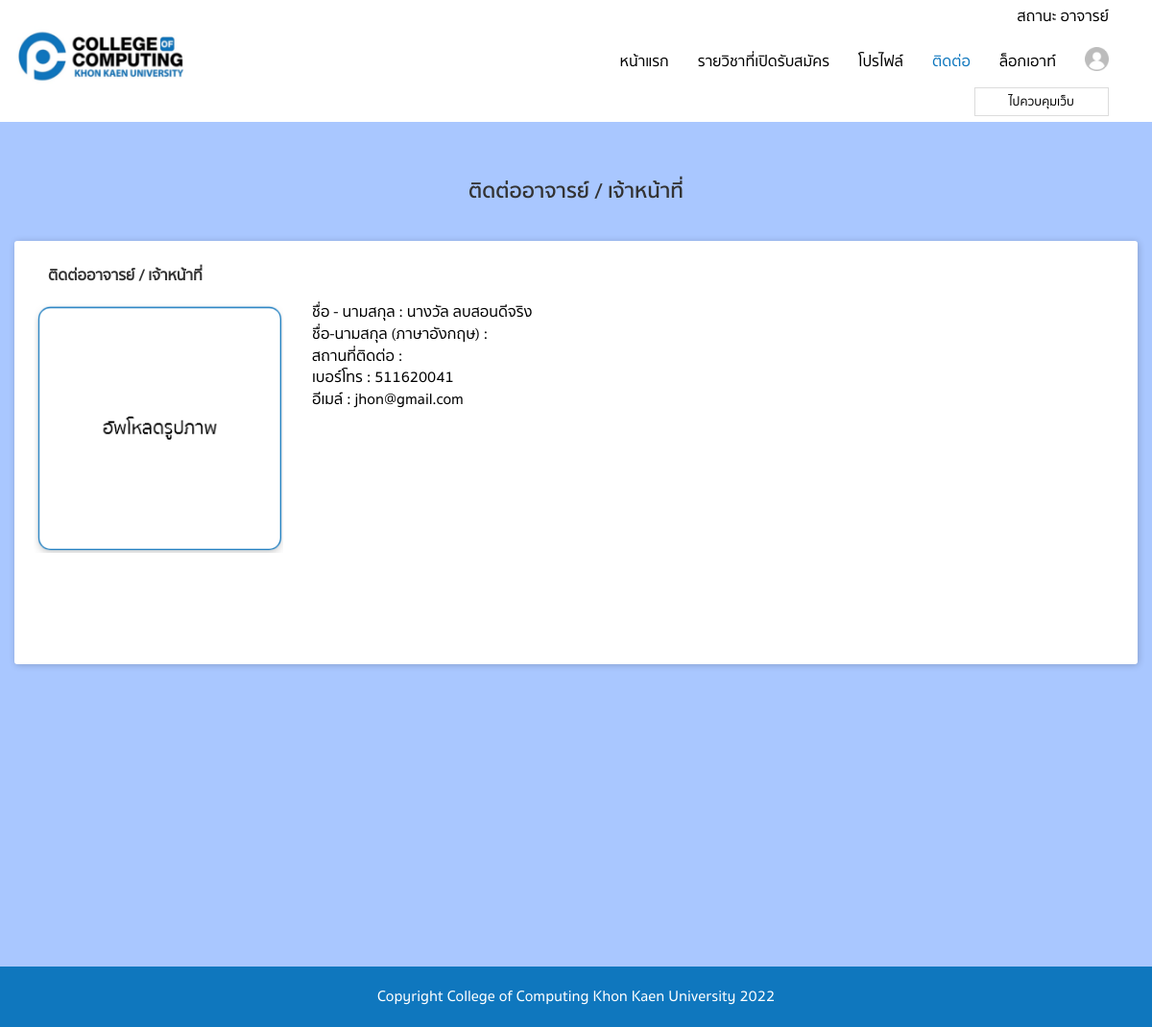
The page /teacher/view_contact.php?CusID=9 (signed in) on the database its author committed.
### tables this page shows
CREATE TABLE `member` (
  `pk` int(11) NOT NULL,
  `name` text NOT NULL,
  `email` text NOT NULL,
  `telphone` text NOT NULL,
  `address` text NOT NULL,
  `username` text NOT NULL,
  `password` text NOT NULL,
  `status` text NOT NULL,
  `img` text NOT NULL,
  `name2` text NOT NULL,
  `codestudent` text NOT NULL,
  `subject` text NOT NULL,
  `major` text NOT NULL,
  `major2` text NOT NULL,
  `major3` text NOT NULL,
  `img2` text NOT NULL,
  `img3` text NOT NULL,
  `img4` text NOT NULL
);

### teacher/view_contact.php (the view, shortened to what this page needs)
<?php
include('header.php');
?>
<div id="wrapper" class="container">
  <h1 id="page-title"> ติดต่ออาจารย์ / เจ้าหน้าที่   </h1>
  <div class="row">
  <div class="row">
    <div class="col-md-12">
      <div class="announce-item">
     	  <div class="row">
     	  <div class="col-lg-12">
     	  	 <div class="col-lg-12" >
             <label for="username"> ติดต่ออาจารย์ / เจ้าหน้าที่  </label>
     	     </div>
     	  	<?php
			$sql = "SELECT * FROM member where pk = '".$_GET["CusID"]."'  order by pk desc ";
			$query = mysqli_query($con,$sql);
			while($objResult = mysqli_fetch_array($query))
			{
			?>
     	   <div class="row">
    		<div class="col-lg-3" style="margin-top: 10px; " >
			<?php
				if(empty($objResult["img"])){
					$show_img2 = "../images/up.png";
				}else{
					$show_img2 = "../img/".$objResult["img"];
				}
			?>
			<img id="blah" src="<?php echo $show_img2 ?>" alt="your image" width="100%"   />
        	</div>
    		<div class="col-lg-9"   style="margin-top: 10px; ">
                <div class="form-group">
                    <font size="3px" color="black">
						ชื่อ - นามสกุล  :
						<?php echo $objResult["name"]; ?> <br>
						ชื่อ-นามสกุล (ภาษาอังกฤษ)  :
						<?php echo $objResult["name2"]; ?> <br>
						สถานที่ติดต่อ  :
						<?php echo $objResult["address"]; ?> <br>
						เบอร์โทร   :
						<?php echo $objResult["telphone"]; ?> <br>
						อีเมล์   :
						<?php echo $objResult["email"]; ?> <br>
					</font>
                </div>
        	</div>
     	    </div>
        	<?php } ?>
     	  </div>
        </div>
		<br><br><bR><br>
	</div>
	</div>
	</div>
  </div>
</div>
<?php
include('footer.php');
?>

### teacher/css/style.css (style rules this page uses)
html, body { font-family: sukhumvit; font-size: 16px; }
* { box-sizing: border-box; }
h1, h2, h3, h4, h5, h6, strong { font-family: sukhumvit-bold; }
img { width: 100%; }
#main-page { background-color: var(--second-color); }
#wrapper { min-height: 100vh; margin-top: 40px; margin-bottom: 40px; }
#page-title { text-align: center; font-size: 22px; font-family: sukhumvit-bold; margin-bottom: 40px; }
.announce-item { background-color: #fff; padding: 25px 20px; border-radius: 3px; box-shadow: 1px 1px 7px rgb(0 0 0 / 20%); margin-bottom: 20px; }
:root { --main-color: rgb(15,119,190); --second-color: rgb(229,245,255); --white-color: rgb(255,255,255); --black-color: rgb(0,0,0); }

### rows shown on the page
member: name "นางวัล ลบสอนดีจริง", telphone "511620041", email "jhon@gmail.com"
